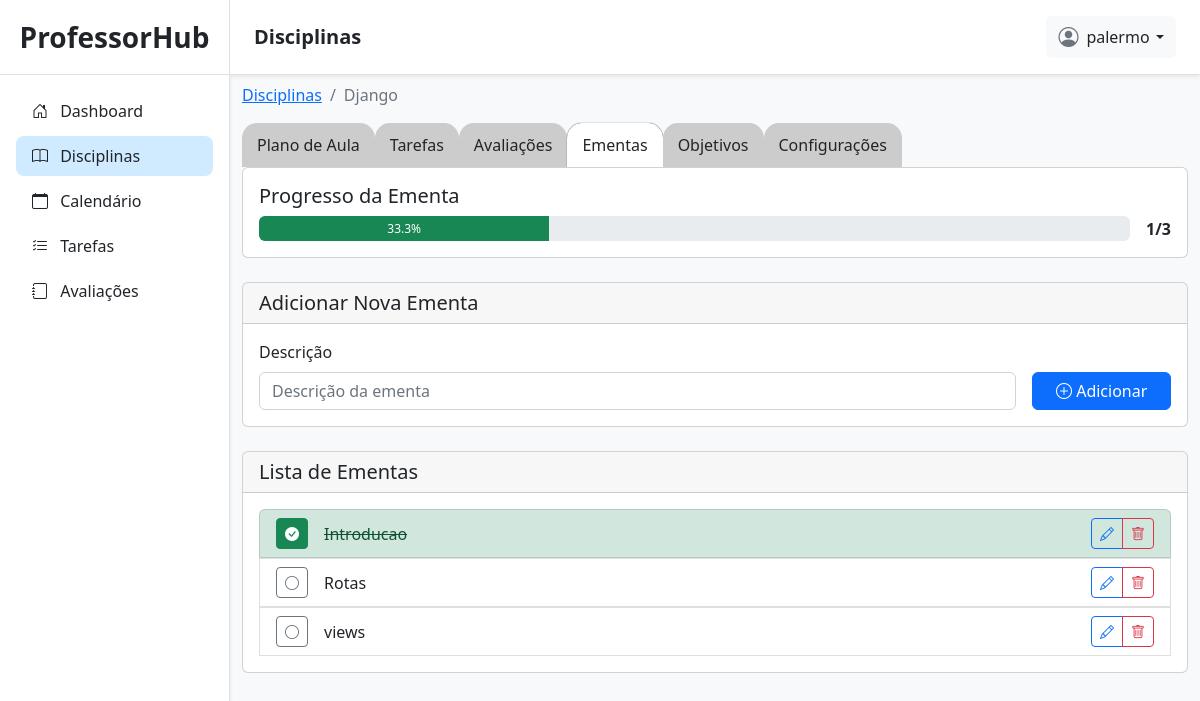
Screenshot of /disciplinas/37/ementas/ (signed in) with the database file from the repository.
### planner/models.py (models this page shows, shortened)
class Disciplina(models.Model):
    PERIODO = [
        ('semestral', 'semestral'),
        ('anual', 'anual'),
    ]
    user = models.ForeignKey(User, on_delete=models.CASCADE, related_name='disciplinas')
    calendario = models.ForeignKey(CalendarioLetivo, on_delete=models.CASCADE, related_name='disciplinas')
    nome = models.CharField(max_length=100)
    periodo = models.CharField(max_length=20, choices=PERIODO)
    carga_horaria = models.PositiveIntegerField()
    aviso = models.CharField(max_length=100, default='')

class Ementa(models.Model):
    disciplina = models.ForeignKey(Disciplina, on_delete=models.CASCADE, related_name='ementas')
    descricao = models.CharField(max_length=255)
    abordado = models.BooleanField(default=False)
    plano_aula = models.ForeignKey('PlanoAula', on_delete=models.SET_NULL, null=True, blank=True, related_name='ementas_abordadas')
    class Meta:
        ordering = ['id']
        verbose_name = 'Ementa'
        verbose_name_plural = 'Ementas'

### planner/views.py (the view, shortened to what this page needs)
# urls.py: path('disciplinas/<int:id>/ementas/', disciplina_ementas, name='disciplina_ementas'),
@login_required(login_url='/login/')
def disciplina_ementas(request, id):
    disciplina = get_object_or_404(Disciplina, id=id, user=request.user)
    ementas = disciplina.ementas.all()
    total_ementas = ementas.count()
    ementas_abordadas = ementas.filter(abordado=True).count()
    percentual = (ementas_abordadas / total_ementas * 100) if total_ementas > 0 else 0
    form = EmentaForm()
    return render(request, 'planner/disciplinas/disciplina_ementas.html', {
        'disciplina': disciplina,
        'ementas': ementas,
        'form': form,
        'total_ementas': total_ementas,
        'ementas_abordadas': ementas_abordadas,
        'percentual': percentual,
    })

### planner/forms.py
class EmentaForm(forms.ModelForm):
    class Meta:
        model = Ementa
        fields = ['descricao']
        widgets = {
            'descricao': forms.TextInput(attrs={
                'class': 'form-control',
                'placeholder': 'Descrição da ementa',
                'maxlength': 255,
                'required': True
            }),
        }

### planner/templates/planner/disciplinas/disciplina_ementas.html (shortened to what this page needs)
{% extends 'planner/base.html' %}
{% load static %}
{% block titlenavbar %}
Disciplinas
{% endblock %}
{% block content %}
<div class="container my-2">
    <nav aria-label="breadcrumb">
        <ol class="breadcrumb">
            <li class="breadcrumb-item"><a href="{% url 'disciplinas' %}">Disciplinas</a></li>
            <li class="breadcrumb-item active" aria-current="page">{{ disciplina.nome }}</li>
        </ol>
    </nav>
    <div class="abas-disciplinas">
        <div class="aba">
            <a href="{% url 'disciplina_planos' disciplina.id %}" class="nav-link">
                <span class="d-none d-sm-inline">Plano de Aula</span>
            </a>
        </div>
        <div class="aba">
            <a href="{% url 'disciplina_tarefas' disciplina.id %}" class="nav-link">Tarefas</a>
        </div>
        <div class="aba">
            <a href="{% url 'disciplina_avaliacoes' disciplina.id %}" class="nav-link">Avaliações</a>
        </div>
        <div class="aba active">
            <a href="{% url 'disciplina_ementas' disciplina.id %}" class="nav-link">Ementas</a>
        </div>
        <div class="aba">
            <a href="{% url 'disciplina_objetivos' disciplina.id %}" class="nav-link">Objetivos</a>
        </div>
        <div class="aba">
            <a href="{% url 'disciplina_configuracoes' disciplina.id %}" class="nav-link">Configurações</a>
        </div>
    </div>
    <div class="card mb-4">
        <div class="card-body">
            <h5 class="card-title">Progresso da Ementa</h5>
            <div class="d-flex align-items-center gap-3">
                <div class="progress flex-grow-1" style="height: 25px;">
                    <div class="progress-bar bg-success" role="progressbar"
                         style="width: {{ percentual }}%;"
                         aria-valuenow="{{ percentual }}"
                         aria-valuemin="0"
                         aria-valuemax="100">
                        {{ percentual|floatformat:1 }}%
                    </div>
                </div>
                <div>
                    <strong>{{ ementas_abordadas }}/{{ total_ementas }}</strong>
                </div>
            </div>
        </div>
    </div>
    <div class="card mb-4">
        <div class="card-header">
            <h5 class="mb-0">Adicionar Nova Ementa</h5>
        </div>
        <div class="card-body">
            <form method="POST">
                <div class="row g-3">
                    <div class="col-md-10">
                        <label for="{{ form.descricao.id_for_label }}" class="form-label">Descrição</label>
                        {{ form.descricao }}
                    </div>
                    <div class="col-md-2 d-flex align-items-end">
                        <button type="submit" class="btn btn-primary w-100">
                            <i class="bi bi-plus-circle"></i> Adicionar
                        </button>
                    </div>
                </div>
            </form>
        </div>
    </div>
    <div class="card">
        <div class="card-header">
            <h5 class="mb-0">Lista de Ementas</h5>
        </div>
        <div class="card-body">
            {% if ementas %}
            <div class="list-group">
                {% for ementa in ementas %}
                <div class="list-group-item d-flex justify-content-between align-items-center {% if ementa.abordado %}list-group-item-success{% endif %}">
                    <div class="d-flex align-items-center gap-3 flex-grow-1">
                        <form method="POST" action="{% url 'ementa_marcar_abordado' disciplina.id ementa.id %}" class="m-0">
                            <button type="submit" class="btn btn-sm {% if ementa.abordado %}btn-success{% else %}btn-outline-secondary{% endif %}"
                                    title="{% if ementa.abordado %}Marcar como não abordado{% else %}Marcar como abordado{% endif %}">
                                <i class="bi {% if ementa.abordado %}bi-check-circle-fill{% else %}bi-circle{% endif %}"></i>
                            </button>
                        </form>
                        <span class="{% if ementa.abordado %}text-decoration-line-through{% endif %}">
                            {{ ementa.descricao }}
                        </span>
                    </div>
                    <div class="btn-group">
                        <button type="button" class="btn btn-sm btn-outline-primary"
                                data-bs-toggle="modal"
                                data-bs-target="#editModal{{ ementa.id }}">
                            <i class="bi bi-pencil"></i>
                        </button>
                        <button type="button" class="btn btn-sm btn-outline-danger"
                                data-bs-toggle="modal"
                                data-bs-target="#deleteModal{{ ementa.id }}">
                            <i class="bi bi-trash"></i>
                        </button>
                    </div>
                </div>
                {% endfor %}
            </div>
            {% else %}
            <div class="alert alert-info">
                <i class="bi bi-info-circle"></i> Nenhuma ementa cadastrada ainda. Adicione ementas acima para organizar o conteúdo da disciplina.
            </div>
            {% endif %}
        </div>
    </div>
</div>
{% endblock %}

### planner/templates/planner/base.html (shortened to what this page needs)
{% load static %}
<!doctype html>
<html lang="en">
<head>
    <link href="https://cdn.jsdelivr.net/npm/bootstrap@5.2.3/dist/css/bootstrap.min.css" rel="stylesheet"
>
    <link rel="stylesheet" href="https://cdn.jsdelivr.net/npm/bootstrap-icons@1.13.1/font/bootstrap-icons.min.css">
    <link rel="stylesheet" href="{% static 'css/planner/base.css' %}">
</head>
<body class="bg-light">
    <div class="container-fluid p-0">
        <div class="sidebar p-0 position-relative shadow-sm">
            <div class="sidebar-header py-3 px-3 text-center border-bottom">
                <a class="nav-link fs-3 fw-semibold text-dark" href="/">ProfessorHub</a>
            </div>
            <div class="d-flex flex-column justify-content-between pb-4" style="height: 90%;">
                <div class="sidebar-content">
                    <ul class="list-group mx-3 mt-3">
                        <li class="list-group-item {% if '/dashboard/' in request.path %}item-active{% endif %}">
                            <a href="{% url 'admin_dashboard' %}" class="text-decoration-none d-block text-dark">
                                <i class="bi bi-house-door me-2"></i> Dashboard
                            </a>
                        </li>
                        <li class="list-group-item {% if '/disciplinas/' in request.path %}item-active{% endif %}">
                            <a href="{% url 'disciplinas' %}" class="text-decoration-none d-block text-dark">
                                <i class="bi bi-book me-2"></i> Disciplinas
                            </a>
                        </li>
                        <li class="list-group-item {% if '/calendarios/' in request.path %}item-active{% endif %}">
                            <a href="{% url 'calendarios' %}" class="text-decoration-none d-block text-dark">
                                <i class="bi bi-calendar me-2"></i> Calendário
                            </a>
                        </li>
                        <li class="list-group-item {% if '/tarefas/' in request.path and '/disciplinas/' not in request.path %}item-active{% endif %}">
                            <a href="{% url 'tarefas' %}" class="text-decoration-none d-block text-dark">
                                <i class="bi bi-list-check me-2"></i> Tarefas
                            </a>
                        </li>
                        <li class="list-group-item {% if '/avaliacoes/' in request.path and '/disciplinas/' not in request.path %}item-active{% endif %}">
                            <a href="{% url 'avaliacoes' %}" class="text-decoration-none d-block text-dark">
                                <i class="bi bi-journal me-2"></i> Avaliações
                            </a>
                        </li>
                    </ul>
                </div>
            </div>
        </div>
        <div class="content-page p-0">
            <div class="navbar bg-white shadow-sm position-sticky top-0 px-4 py-3 border-bottom d-flex justify-content-between align-items-center"
                style="z-index: 900;">
                <div class="d-flex align-items-center gap-3">
                    <h5 class="mb-0 fw-semibold text-dark">
                        {% block titlenavbar %}
                        {% endblock %}
                    </h5>
                </div>
                <div class="dropdown">
                    <button class="btn btn-light border-0 d-flex align-items-center gap-2" type="button"
                        id="dropdownMenuButton1" data-bs-toggle="dropdown" aria-expanded="false">
                        <i class="bi bi-person-circle fs-5 text-secondary"></i>
                        <span class="dropdown-toggle text-dark">{{ request.user }}</span>
                    </button>
                </div>
            </div>
            {% block content %}
            {% endblock %}
        </div>
</body>
</html>

### static/css/planner/base.css (style rules this page uses)
body { overflow: hidden; }
.container-fluid { display: flex; height: 100vh; }
.content-page { flex: 1; overflow-y: auto; background-color: #f8f9fa; }
.sidebar { background-color: #ffffff; width: 230px; height: 100vh; border-right: 1px solid #dee2e6; transition: all 0.3s ease-in-out; }
.sidebar-header a { color: #2c3e50; }
.sidebar .list-group-item { background-color: transparent; border: none; border-radius: 8px; margin-bottom: 5px; transition: 0.2s; }
.item-active { background-color: #d0ebff !important; font-weight: 500; }
.btn-outline-danger { border-width: 1px; }
.navbar { background-color: #ffffff !important; }
.navbar h5 { color: #2c3e50; }
.abas-disciplinas { display: flex; }
.aba { background-color: #ccc; padding: 10px 15px; border-radius: 15px 15px 0 0; cursor: pointer; }
.aba.active { background-color: #fff; box-shadow: 0 0 1px black; }
.dropdown-toggle::after { margin-left: 0.4rem; }

### rows the page displays
Disciplina: nome "Django"
Ementa: abordado True (drawn), descricao "Introducao"
Ementa: abordado False (drawn), descricao "Rotas"
Ementa: abordado False (drawn), descricao "views"

### other values shown
{{ request.user }} "palermo"
{{ percentual|floatformat:1 }} "33.3"
{{ ementas_abordadas }} "1"
{{ total_ementas }} "3"
